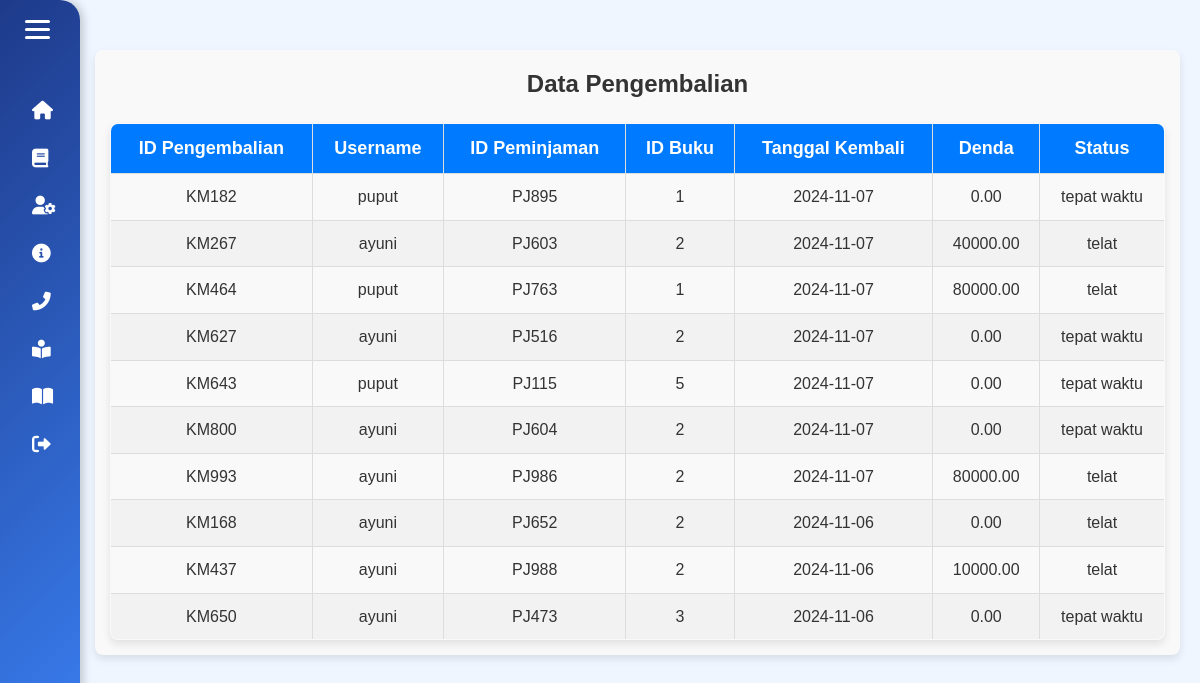
Page /dbkembali.php (signed in) on the committed database.
### tables this page shows
CREATE TABLE `pengembalian` (
  `id` varchar(5) NOT NULL,
  `username` varchar(255) NOT NULL,
  `id_pinjam` varchar(5) NOT NULL,
  `id_buku` int(11) NOT NULL,
  `tanggal_kembali` date NOT NULL,
  `denda` decimal(10,2) NOT NULL,
  `status` enum('tepat waktu','telat') NOT NULL
);

### dbkembali.php (the view, shortened to what this page needs)
<?php
include 'koneksi.php';
$isAdmin = isset($_SESSION['admin']) && $_SESSION['admin'] === true;
$sqlKembali = "SELECT id, username, id_pinjam, id_buku, tanggal_kembali, denda, status FROM pengembalian ORDER BY tanggal_kembali DESC";
$resultKembali = $conn->query($sqlKembali);
?>
<!DOCTYPE html>
<html lang="id">
<head>
    <link rel="stylesheet" href="style.css">
    <link rel="stylesheet" href="dropdown.css">
    <link rel="stylesheet" href="responsive.css">
    <link rel="stylesheet" href="https://cdnjs.cloudflare.com/ajax/libs/font-awesome/6.0.0-beta3/css/all.min.css">
</head>
<body class="bg">
<aside class="sidebar">
        <div class="header">
            <div class="hamburger" onclick="toggleSidebar()">
                <span></span>
                <span></span>
                <span></span>
            </div>
        </div>
        <nav>
            <ul>
                <li><a href="index.php"><i class="fas fa-home"></i><span class="text">Beranda</span></a></li>
                <li><a href="buku.php"><i class="fas fa-book"></i><span class="text">Koleksi Buku</span></a></li>
                <?php if ($isAdmin): ?>
                <li class="dropdown">
                    <a href="#"><i class="fas fa-user-cog"></i><span class="text">Database</span></a>
                </li>
                <?php endif; ?>
                <li><a href="aboutus.php"><i class="fas fa-info-circle"></i><span class="text">About Us</span></a></li>
                <li><a href="contact.php"><i class="fas fa-phone-alt"></i><span class="text">Kontak</span></a></li>
                <li><a href="peminjaman.php"><i class="fas fa-book-reader"></i><span class="text">Peminjaman</span></a></li>
                <li><a href="pengembalian.php"><i class="fas fa-book-open"></i><span class="text">Pengembalian</span></a></li>
                <?php if (isset($_SESSION['login'])): ?>
                    <li><a href="logout.php" onclick="return confirmLogout();"><i class="fa-solid fa-right-from-bracket"></i><span class="text">Log Out</span></a></li>
                <?php else: ?>
                    <li><a href="login.php"><i class="fa-solid fa-right-to-bracket"></i><span class="text">Log In</span></a></li>
                <?php endif; ?>
            </ul>
        </nav>
    </aside>
    <main class="account-section">
    <h1 class="h1">Data Pengembalian</h1>
    <table border="1">
        <thead>
            <tr>
                <th>ID Pengembalian</th>
                <th>Username</th>
                <th>ID Peminjaman</th>
                <th>ID Buku</th>
                <th>Tanggal Kembali</th>
                <th>Denda</th>
                <th>Status</th>
            </tr>
        </thead>
        <tbody>
            <?php
            if ($resultKembali->num_rows > 0) {
                while($row = $resultKembali->fetch_assoc()) {
                    echo "<tr>
                            <td>" . $row["id"] . "</td>
                            <td>" . $row["username"] . "</td>
                            <td>" . $row["id_pinjam"] . "</td>
                            <td>" . $row["id_buku"] . "</td>
                            <td>" . $row["tanggal_kembali"] . "</td>
                            <td>" . $row["denda"] . "</td>
                            <td>" . $row["status"] . "</td>
                          </tr>";
                }
            } else {
                echo "<tr><td colspan='7'>Tidak ada data pengembalian</td></tr>";
            }
            ?>
        </tbody>
    </table>
    </main>
</body>
</html>

### style.css (style rules this page uses)
* { margin: 0; padding: 0; box-sizing: border-box; font-family: Arial, sans-serif; }
body { display: flex; color: #333; line-height: 1.6; }
.dropdown { position: relative; width: 100%; top: 0; }
.sidebar { background: linear-gradient(135deg, #1E3A8A, #3B82F6); color: #fff; width: 80px; padding: 20px; height: 100%; transition: width 0.3s; overflow: hidden; position: relative; box-shadow: 3px 0 10px rgba(0, 0, 0, 0.2); border-radius: 0 20px 20px 0; overflow-y : auto; position: fixed; top: 0; left: 0; z-index: 10; }
.header { display: flex; align-items: center; margin-bottom: 20px; }
.hamburger { display: flex; flex-direction: column; cursor: pointer; gap: 5px; margin-right: 10px; margin-left: 10px; align-items: center; }
.hamburger span { background: #fff; height: 3px; width: 25px; border-radius: 2px; transition: 0.3s; }
.sidebar nav ul { list-style: none; padding-top: 20px; }
.sidebar nav a { display: flex; align-items: center; color: #fff; padding: 12px; margin: 5px 0; text-decoration: none; transition: background 0.3s; border-radius: 90px; }
.sidebar nav a i { font-size: 1.3em; margin-right: 15px; }
main { flex: 1; padding: 20px; margin-left: 80px; transition: margin-left 0.3s; width: calc(100% - 80px); }
* { margin: 0; padding: 0; box-sizing: border-box; font-family: "Poppins", sans-serif; }
.bg { background: #EFF6FF; }
.account-section { padding: 20px; background-color: #f9f9f9; box-shadow: 0 4px 8px rgba(0, 0, 0, 0.1); border-radius: 8px; transition: margin-left 0.3s ease; }
.account-section:not(.collapsed) { width: calc(80% - 20px); }

### dropdown.css (style rules this page uses)
.dropdown { position: relative; width: 100%; top: 0; }
.account-section { margin: 20px 20px 20px 100px; padding: 20px; background-color: #f9f9f9; box-shadow: 0 4px 8px rgba(0, 0, 0, 0.1); border-radius: 8px; transition: margin-left 0.3s ease; }
.account-section:not(.collapsed) { width: calc(80% - 20px); }

### responsive.css (style rules this page uses)
@media (max-width: 1366px) { .sidebar { width: 80px; padding: 15px; padding-top: 20px; } }
@media (max-width: 1366px) { .sidebar nav { justify-content: flex-start; padding: 5px; font-size: 0.9em; margin-bottom: 15px; } }
@media (max-width: 1366px) { .sidebar nav a i { font-size: 1.3em; margin-right: 15px; } }
@media (max-width: 1366px) { .sidebar nav a { width: 170px; } }
@media (max-width: 1366px) { .account-section { margin: 30px 0px 10px 75px; padding: 15px; } }

### dbkembali.php (style rules this page uses)
body { font-family: Arial, sans-serif; margin: 20px; background-color: #f9f9f9; }
.h1 { text-align: center; color: #333; font-size: 24px; font-weight: bold; margin-bottom: 20px; }
table { width: 100%; border-collapse: collapse; margin-top: 20px; box-shadow: 0 4px 8px rgba(0, 0, 0, 0.1); border-radius: 8px; overflow: hidden; }
th, td { padding: 10px; text-align: center; border: 1px solid #ddd; }
th { background-color: #007bff; color: white; font-weight: bold; font-size: 18px; }
tr:nth-child(even) { background-color: #f2f2f2; }
tr td { font-size: 16px; color: #333; }

### rows in the picture
pengembalian: id "KM182", username "puput", id_pinjam "PJ895", id_buku "1", tanggal_kembali "2024-11-07", denda "0.00", status "tepat waktu"
pengembalian: id "KM267", username "ayuni", id_pinjam "PJ603", id_buku "2", tanggal_kembali "2024-11-07", denda "40000.00", status "telat"
pengembalian: id "KM464", username "puput", id_pinjam "PJ763", id_buku "1", tanggal_kembali "2024-11-07", denda "80000.00", status "telat"
pengembalian: id "KM627", username "ayuni", id_pinjam "PJ516", id_buku "2", tanggal_kembali "2024-11-07", denda "0.00", status "tepat waktu"
pengembalian: id "KM643", username "puput", id_pinjam "PJ115", id_buku "5", tanggal_kembali "2024-11-07", denda "0.00", status "tepat waktu"
pengembalian: id "KM800", username "ayuni", id_pinjam "PJ604", id_buku "2", tanggal_kembali "2024-11-07", denda "0.00", status "tepat waktu"
pengembalian: id "KM993", username "ayuni", id_pinjam "PJ986", id_buku "2", tanggal_kembali "2024-11-07", denda "80000.00", status "telat"
pengembalian: id "KM168", username "ayuni", id_pinjam "PJ652", id_buku "2", tanggal_kembali "2024-11-06", denda "0.00", status "telat"
pengembalian: id "KM437", username "ayuni", id_pinjam "PJ988", id_buku "2", tanggal_kembali "2024-11-06", denda "10000.00", status "telat"
pengembalian: id "KM650", username "ayuni", id_pinjam "PJ473", id_buku "3", tanggal_kembali "2024-11-06", denda "0.00", status "tepat waktu"
